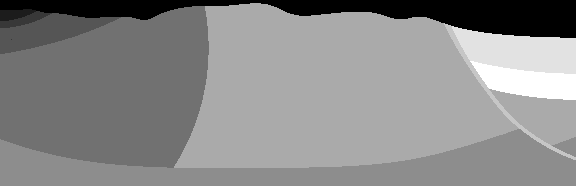
%> input picture usr/units.tiff, 576 x 186 px
$ octave run_from_img.m   (GNU Octave 9; MATLAB toolbox functions it lacks are replaced by stand-ins)
%> lines starting %> are read from the running program, lines starting %| are printed output that depends on the picture; in (x1, y1, x2, y2) boxes, pixels count from 0 and x2, y2 are one past the last pixel; in counts of white or black regions, pixels touching at a corner belong together; the program's own positions count from 1
### src/main.m
%*****  1D ADVECTION DIFFUSION MODEL OF HEAT TRANSPORT  *******************


%*****  Initialise Model Setup

% create coordinate vectors
xc = h/2:h:W-h/2;    % coordinate vector for cell centre positions [m]
zc = h/2:h:D-h/2;
xf = 0:h:W;            % coordinate vectore for cell face positions [m]
zf = 0:h:D;
[Xc,Zc] = meshgrid(xc,zc);


% set up ghosted index lists for boundary conditions
switch BC
    case 'periodic'

        % example periodic indexing for N=4
        % 3-point stencil |-- i-1 --|-- i --|-- i+1 --|
        % 5-point stencil |-- i-2 --|-- i-1 --|-- i --|-- i+1 --|-- i+2 --|
        ix3 = [     Nx,1:Nx,1 ];
        ix5 = [Nx-1,Nx,1:Nx,1,2];
        iz3 = [     Nz,1:Nz,1 ];
        iz5 = [Nz-1,Nz,1:Nz,1,2];
    case 'insulating'
        % example non-periodic indexing for N=4
        % 3-point stencil            |-- i-1 --|-- i --|-- i+1 --|
        % 5-point stencil  |-- i-2 --|-- i-1 --|-- i --|-- i+1 --|-- i+2 --|
        ix3 = [   1,1:Nx,Nx     ];
        ix5 = [ 1,1,1:Nx,Nx,Nx  ];
        iz3 = [   1,1:Nz,Nz     ];
        iz5 = [ 1,1,1:Nz,Nz,Nz  ];
end

% set initial coefficient fields
kT = kT0 .* ones(Nz,Nx);
cP = cP0 .* ones(Nz,Nx);
rho = rho0 .* ones(Nz,Nx);
Qr = Qr0 .* ones(Nz,Nx);

% set initial velocity field
w = w0 .* ones(Nz+1,Nx);
u = u0 .* ones(Nz,Nx+1);

% Initialise time count variables
t = 0;  % initial time [s]
k = 0;  % initial time step count

% set time step size
dt_adv = (h/2) / (max(abs(u(:))) + max(abs(w(:)))+eps);
dt_dff = (h/2)^2/(max(kT(:)./rho(:)./cP(:))+eps);
dt     = CFL * min(dt_adv,dt_dff); % time step [s]

% set initial condition for temperature at cell centres
sgmt = sqrt(sgm0^2 + 2*k0*t);
T   = T0 + dT .* exp(-((Xc-W/2  -u0*t).^2 + (Zc-D/2-w0*t  ).^2)./(4*sgmt^2)) ...
         + dT .* exp(-((Xc-W/2-u0*t  ).^2 + (Zc-D/2-D-w0*t).^2)./(4*sgmt^2)) ...
         + dT .* exp(-((Xc-W/2-u0*t  ).^2 + (Zc-D/2+D-w0*t).^2.)/(4*sgmt^2)) ...
         + dT .* exp(-((Xc-W/2-W-u0*t).^2 + (Zc-D/2-w0*t  ).^2.)/(4*sgmt^2)) ...
         + dT .* exp(-((Xc-W/2-W-u0*t).^2 + (Zc-D/2-D-w0*t).^2.)/(4*sgmt^2)) ...
         + dT .* exp(-((Xc-W/2-W-u0*t).^2 + (Zc-D/2+D-w0*t).^2.)/(4*sgmt^2)) ...
         + dT .* exp(-((Xc-W/2+W-u0*t).^2 + (Zc-D/2-w0*t  ).^2.)/(4*sgmt^2)) ...
         + dT .* exp(-((Xc-W/2+W-u0*t).^2 + (Zc-D/2-D-w0*t).^2.)/(4*sgmt^2)) ...
         + dT .* exp(-((Xc-W/2+W-u0*t).^2 + (Zc-D/2+D-w0*t).^2.)/(4*sgmt^2));
Tin = T;                                         % store initial condition for plotting
Ta  = T;

% initialise output figure with initial condition
figure(1); clf
makefig(xc,zc,T,Ta,0); %Tin


%*****  Solve Model Equations

while t <= tend

    % increment time and step count
    t = t+dt;
    k = k+1;

    % calculate T-dependent density
    %rho = rho0.*(1-a_T*(T-T0));

    % select time integration scheme
    switch TINT
        case 'FE1'  % 1st-order Forward Euler time integration scheme

            % get rate of change
            dTdt = advection(T,h,w,u,ix5,iz5,ADVN) ...
                   + diffusion(T,kT,h,ix3,iz3)./(rho.*cP) ...
                   + Qr./(rho.*cP);

        case 'RK2'  % 2nd-order Runge-Kutta time integration scheme

            dTdt_half = diffusion(T,kT,h,ix3,iz3)./(rho.*cP) ...
                      + advection(T,h,w,u,ix5,iz5,ADVN) ...
                      + Qr./(rho.*cP);
            dTdt      = diffusion(T+dTdt_half.*dt/2,kT,h,ix3,iz3)./(rho.*cP) ...
                      + advection(T+dTdt_half.*dt/2,h,w,u,ix5,iz5,ADVN) ...
                      + Qr./(rho.*cP);

    end

    % update temperature
    T = T + dTdt * dt;

    % get analytical solution at time t
    sgmt = sqrt(sgm0^2 + 2*k*t);
    Ta   = T0 + dT .* exp(-((Xc-W/2  -u0*t).^2 + (Zc-D/2-w0*t  ).^2)./(4*sgmt^2)) ...
              + dT .* exp(-((Xc-W/2-u0*t  ).^2 + (Zc-D/2-D-w0*t).^2)./(4*sgmt^2)) ...
              + dT .* exp(-((Xc-W/2-u0*t  ).^2 + (Zc-D/2+D-w0*t).^2.)/(4*sgmt^2)) ...
              + dT .* exp(-((Xc-W/2-W-u0*t).^2 + (Zc-D/2-w0*t  ).^2.)/(4*sgmt^2)) ...
              + dT .* exp(-((Xc-W/2-W-u0*t).^2 + (Zc-D/2-D-w0*t).^2.)/(4*sgmt^2)) ...
              + dT .* exp(-((Xc-W/2-W-u0*t).^2 + (Zc-D/2+D-w0*t).^2.)/(4*sgmt^2)) ...
              + dT .* exp(-((Xc-W/2+W-u0*t).^2 + (Zc-D/2-w0*t  ).^2.)/(4*sgmt^2)) ...
              + dT .* exp(-((Xc-W/2+W-u0*t).^2 + (Zc-D/2-D-w0*t).^2.)/(4*sgmt^2)) ...
              + dT .* exp(-((Xc-W/2+W-u0*t).^2 + (Zc-D/2+D-w0*t).^2.)/(4*sgmt^2));


    % plot model progress
    if ~mod(k,nop)
        makefig(xc,T,Tin,Ta,t/yr);
        pause(0.1);
    end

end


%*****  calculate and display numerical error norm
Err = rms(T-Ta)/rms((Ta));

disp(' ');
disp(['Advection scheme: ',ADVN]);
disp(['Time integration scheme: ',TINT]);
disp(['Numerical error = ',num2str(Err)]);
disp(' ');


%*****  Utility Functions  ************************************************

%*****  Function to make output figure

% [18 lines left out: function makefig, not called in this run]


%*****  Function to calculate diffusion rate

% [25 lines left out: function diffusion, not called in this run]


%*****  Function to calculate advection rate

% [99 lines left out: function advection, not called in this run]


%*****  Function to calculate darcy flux

%function [w,u] = darcyflux(k,h,rho,ix,iz,g)

%qz = - k .* diff(f(),1,1)/h;
%qx = - k .* diff(f(:,ix),1,2)/h;

### usr/run_from_img.m
%***** RUN 2D MODEL FROM IMAGE ***********************************

% clear workspace
clear all; close all; %clc;

% load model setup from image, reduce to target grid size
n_units = 10;                    % number of rock units contained in image
units   = imread('units.tiff');  % read in cross section with rock units
%> units is the input picture: size 186x576 uint16; min 1, max 10, mean 5.85
reduce  = 2;                     % reduce model resolution by factor
units   = imresize(units,1/reduce,'method','nearest');  % resize units map to model size
%> units: size 93x288 uint16

% set model dimensions
W       = 16e3;        % domain width (corresponds to width of geological cross section) [m]
[Nz,Nx] = size(units); % grid size according to units map
%> Nz = 93; Nx = 288
D       = W*Nz/Nx;     % domain depth (according to grid aspect ratio)
%> D = 5166.7
h       = W/Nx;        % grid spacing
%> h = 55.56

% material properties for each rock unit (update based on your calibration)

matprop = [
% unit  kT    rho    cP     Qr    KD
   1	 1   1000   2000   0e-6   1e-9   % air/water
   2     1	 2500	1000   1e-6   1e-8   % Sa
   3     1	 2500	1000   1e-6   1e-8   % Si
   4     1	 2500	1000   1e-6   1e-8   % Gr
   5	 1	 2500	1000   1e-6   1e-8   % He1
   6	 1	 2500	1000   1e-6   1e-8   % Bg
   7	 1	 2500	1000   1e-6   1e-8   % He2
   8     1	 2500	1000   1e-6   1e-8   % Fz
   9     1	 2500	1000   1e-6   1e-8   % Ms
  10     1   2500	1000   1e-6   1e-8]; % Cm
air = units==1;
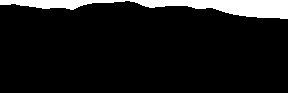
%> air: size 93x288 logical; 9.2% white; 1 white region, box (x1, y1, x2, y2) and area: (0, 0, 288, 19) 2456

% get coefficient fields based on spatial distribution of rock units from image
kT0  = reshape(matprop(units,2),Nz,Nx);  % thermal conductivity [W/m/K]
%> kT0: size 93x288 double; every value is 1
rho0 = reshape(matprop(units,3),Nz,Nx);  % density [kg/m3]
cP0  = reshape(matprop(units,4),Nz,Nx);  % heat capacity [J/kg/K]
Qr0  = reshape(matprop(units,5),Nz,Nx);  % heat productivity [W/m3]
KD0  = reshape(matprop(units,6),Nz,Nx);  % segregation mobility [m2/Pas]
KD0  = imgaussfilt(KD0,1);               % apply some smoothing for numerical stability
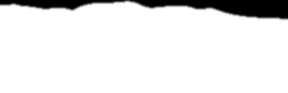
%> KD0: size 93x288 double; min 1e-09, max 1e-08, mean 9.17e-09; drawn with min black and max white

% continue setting remaining model parameters, then call model routine
% ...

%*****  RUN MODEL
run('../src/main.m');
%> (this line was passed over: BC is not available in this run)
